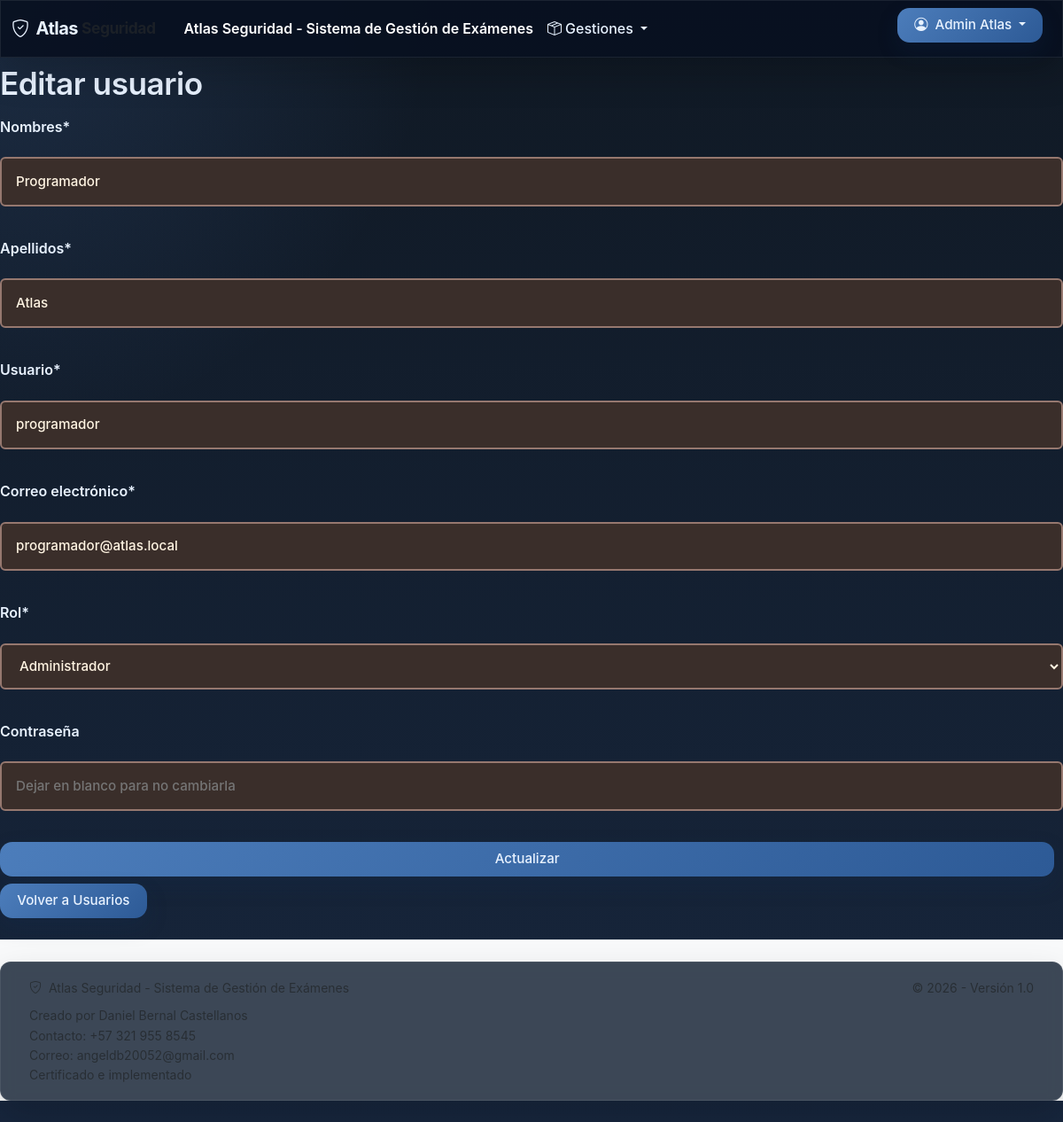
/index.php?c=dashboard&a=editUser&id=2 (signed in), run on the app's committed database.
### tables this page shows
CREATE TABLE IF NOT EXISTS users (
  id INT AUTO_INCREMENT PRIMARY KEY,
  role_id INT NOT NULL,
  username VARCHAR(80) NOT NULL UNIQUE,
  password VARCHAR(255) NOT NULL,
  reset_token VARCHAR(255) NULL DEFAULT NULL,
  reset_token_expires DATETIME NULL DEFAULT NULL,
  fullname VARCHAR(120) NOT NULL,
  email VARCHAR(120) DEFAULT NULL,
  created_at TIMESTAMP DEFAULT CURRENT_TIMESTAMP,
  FOREIGN KEY (role_id) REFERENCES roles(id) ON DELETE RESTRICT ON UPDATE CASCADE
);

### controllers/DashboardController.php (called while the page is built, shortened)
<?php
class DashboardController
{
    private function getRoleOptions()
    {
        return [
            1 => 'Administrador',
            2 => 'Supervisor',
            4 => 'Coordinador de área',
            3 => 'Trabajador',
        ];
    }
    public function editUser()
    {
        $id = intval($_GET['id'] ?? 0);
        $userModel = new UserModel();
        $user = $userModel->findById($id);
        $roleOptions = $this->getRoleOptions();
        include __DIR__ . '/../views/dashboard/edit_user.php';
    }
}

### index.php (called while the page is built, shortened)
<?php
require_once __DIR__ . '/config/Database.php';
require_once __DIR__ . '/models/BaseModel.php';
require_once __DIR__ . '/models/UserModel.php';
require_once __DIR__ . '/controllers/DashboardController.php';
$controller = $_GET['c'] ?? 'auth';
$action = $_GET['a'] ?? 'login';
switch ($controller) {
    case 'dashboard':
        $ctrl = new DashboardController();
        break;
}
$ctrl->{$action}();

### config/Database.php (called while the page is built)
<?php
class Database
{
    private static $instance = null;
    private $pdo;
    private function __construct()
    {
        $host = '127.0.0.1';
        $db   = 'atlas';
        $user = 'root';
        $pass = '';
        $charset = 'utf8mb4';
        $dsn = "mysql:host=$host;dbname=$db;charset=$charset";
        $options = [
            PDO::ATTR_ERRMODE => PDO::ERRMODE_EXCEPTION,
            PDO::ATTR_DEFAULT_FETCH_MODE => PDO::FETCH_ASSOC,
            PDO::ATTR_EMULATE_PREPARES => false,
        ];
        $this->pdo = new PDO($dsn, $user, $pass, $options);
    }
    public static function getInstance()
    {
        if (self::$instance === null) {
            self::$instance = new self();
        }
        return self::$instance;
    }
    public function getConnection()
    {
        return $this->pdo;
    }
}

### models/BaseModel.php (called while the page is built, shortened)
<?php
abstract class BaseModel
{
    public function __construct()
    {
        $this->db = Database::getInstance()->getConnection();
    }
}

### models/UserModel.php (called while the page is built, shortened)
<?php
class UserModel extends BaseModel
{
    public function findById(int $id)
    {
        $stmt = $this->db->prepare('SELECT u.*, r.name as role_name FROM users u JOIN roles r ON u.role_id = r.id WHERE u.id = ?');
        $stmt->execute([$id]);
        return $stmt->fetch();
    }
}

### views/dashboard/edit_user.php (the view, shortened to what this page needs)
<?php include __DIR__ . '/../layouts/header.php'; ?>
<h1>Editar usuario</h1>
<?php
$fullnameParts = explode(' ', $user['fullname'] ?? '', 2);
$nombres = $fullnameParts[0] ?? '';
$apellidos = $fullnameParts[1] ?? '';
?>
<form method="post" action="index.php?c=dashboard&a=editUser&id=<?= htmlspecialchars($user['id']) ?>" class="form-grid">
    <label>Nombres<span>*</span></label>
    <input type="text" name="nombres" value="<?= htmlspecialchars($nombres) ?>" required>
    <label>Apellidos<span>*</span></label>
    <input type="text" name="apellidos" value="<?= htmlspecialchars($apellidos) ?>" required>
    <label>Usuario<span>*</span></label>
    <input type="text" name="username" value="<?= htmlspecialchars($user['username'] ?? '') ?>" required>
    <label>Correo electrónico<span>*</span></label>
    <input type="email" name="email" value="<?= htmlspecialchars($user['email'] ?? '') ?>" required>
    <label>Rol<span>*</span></label>
    <select name="role_id" required>
        <?php foreach ($roleOptions as $rid => $roleLabel): ?>
            <option value="<?= $rid ?>" <?= (isset($user['role_id']) && $user['role_id'] == $rid) ? 'selected' : '' ?>><?= htmlspecialchars($roleLabel) ?></option>
        <?php endforeach; ?>
    </select>
    <label>Contraseña</label>
    <input type="password" name="password" placeholder="Dejar en blanco para no cambiarla">
    <button type="submit" class="btn">Actualizar</button>
</form>
<p><a class="btn" href="index.php?c=dashboard&a=users">Volver a Usuarios</a></p>
<?php include __DIR__ . '/../layouts/footer.php'; ?>

### public/css/style.css (style rules this page uses)
:root { --bg-start: #1C2734; --bg-end: #2F3E53; --text: #E8F2FF; --text-high: #FFFFFF; --text-muted: #B0C4DE; --topbar-bg: linear-gradient(135deg, #1D314B, #2D4771); --topbar-color: #E8F2FF; --btn-bg: linear-gradient(135deg, #2B5E88, #1A3A5F); --btn-color: #FFFFFF; --btn-hover-opacity: .96; --card-bg: linear-gradient(180deg, #223349, #1F2C3E); --card-border: #3D5777; --table-head-bg: #264367; --table-head-color: #FFFFFF; }
body { margin: 0; font-family: 'Segoe UI', Tahoma, Geneva, Verdana, sans-serif; background: linear-gradient(180deg, var(--bg-start) 0%, var(--bg-end) 100%); color: var(--text); transition: background .4s ease, color .4s ease; }
body h1 { font-size: 2.2rem; font-weight: 600; margin: 0.5rem 0 1rem 0; letter-spacing: -0.5px; color: var(--text-high); }
body p { line-height: 1.6; color: var(--text); }
body p, body h1, body h2, body h3, body h4, body h5, body h6, body label, body a { color: var(--text); }
.login-card input::placeholder, select::placeholder { color: rgba(255, 255, 255, 0.6); }
input, select { width: 100%; padding: 0.85rem 1rem; margin: .3rem 0 1.2rem; border: 2px solid #96786F; border-radius: 6px; background: #3a2e2a; color: #FFF4E2; font-weight: 500; font-size: 0.95rem; transition: border-color 0.3s ease, box-shadow 0.3s ease; }
button, .btn { background: var(--btn-bg); color: var(--btn-color); border: 0; padding: 0.65rem 1.2rem; border-radius: 6px; cursor: pointer; text-decoration: none; display: inline-block; box-shadow: 0 2px 8px rgba(5,31,32,.15); transition: all 0.3s ease; font-weight: 500; font-size: 0.95rem; }
.btn { margin-right: .6rem; margin-bottom: 0.5rem; }
body { font-family: 'Inter', 'Segoe UI', Tahoma, Geneva, Verdana, sans-serif; line-height: 1.6; }
.btn { border-radius: 8px; font-weight: 500; padding: 0.5rem 1.2rem; transition: all 0.3s ease; border: none; }
.fade-in { animation: fadeIn 0.5s ease-in-out; }
.form-grid { display: grid; gap: 1rem; }
:root { --surface: rgba(255,255,255,0.08); --surface-strong: rgba(255,255,255,0.12); --surface-border: rgba(255,255,255,0.14); --surface-border-strong: rgba(255,255,255,0.18); --primary-soft: #4C7DBB; --primary-strong: #2D5A96; --accent: #72B7FF; --text-soft: #E9F3FF; --text-muted: #A0B0CA; --bg-dark: #0E1826; --bg-panel: rgba(28, 40, 57, 0.85); --bg-panel-strong: rgba(23, 32, 49, 0.94); }
html { scroll-behavior: smooth; }
body { background: radial-gradient(circle at top left, rgba(85, 133, 208, 0.18), transparent 28%), linear-gradient(180deg, #101924 0%, #17263d 100%); color: var(--text); min-height: 100vh; }
body, button, input, textarea, select { font-family: 'Inter', 'Segoe UI', Tahoma, Geneva, Verdana, sans-serif; }
button, .btn, a.btn, .form-control, .form-select, textarea { border-radius: 14px !important; }
.btn, button, .btn a { border: none !important; background: linear-gradient(135deg, var(--primary-soft), var(--primary-strong)) !important; color: inherit !important; box-shadow: 0 10px 24px rgba(17, 50, 96, 0.18) !important; transition: transform 0.25s ease, box-shadow 0.25s ease, background 0.25s ease !important; }
label { color: var(--text); font-weight: 600; }

### data on the page
users: nombres "Programador", apellidos "Atlas", username "programador", email "programador@atlas.local", role_id "Administrador"

### other printed values
$_SESSION['user']['fullname'] "Admin Atlas"
